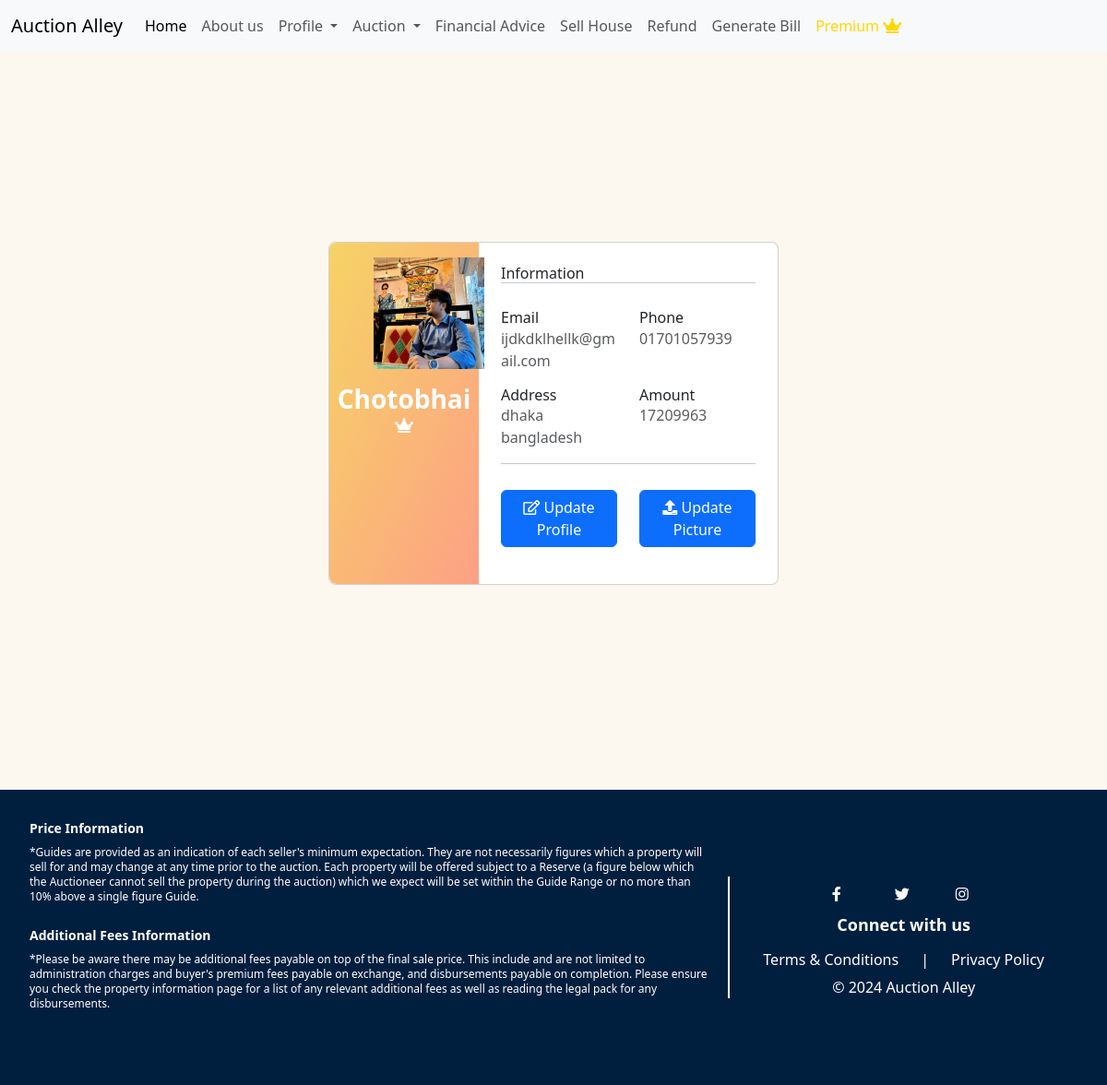
Screenshot of /profile_view/ (signed in) with the database file from the repository.
### User/models.py (models this page shows, shortened)
class Profile(models.Model):
    user = models.OneToOneField(User, primary_key=True, on_delete=models.CASCADE)
    phone = models.CharField(max_length=11)
    address = models.CharField(max_length=100)
    birth_date = models.DateField(null=True, blank=True)
    amount = models.IntegerField(default=0, null=True, blank=True)
    membership_start_date = models.DateTimeField(null=True, blank=True)
    membership_end_date = models.DateTimeField(null=True, blank=True)
    is_premium = models.BooleanField(default=False)
    profile_picture = models.ImageField(upload_to='images/profile_pictures/', null=True, blank=True)
    is_seller = models.BooleanField(default=False)

### User/views.py (the view)
# urls.py: path('profile_view/', views.profile_view, name="profile_view"),
@login_required
def profile_view(request):
    profile = request.user.profile
    won_auctions = Auction.objects.filter(winner=request.user)
    return render(request, 'profile_view.html', {
        'profile': profile,
        'won_auctions': won_auctions
    })

### User/templates/profile_view.html (shortened to what this page needs)
{% extends 'basee.html' %}
{% block content %}
      <section class="vh-100" style="background-color:  rgba(249, 240, 223, 0.5);;">
        <div class="container py-5 h-100">
          <div class="row d-flex justify-content-center align-items-center h-100">
            <div class="col col-lg-6 mb-4 mb-lg-0">
              <div class="card mb-3" style="border-radius: .5rem;">
                <div class="row g-0">
                  <div class="col-md-4 gradient-custom text-center text-white"
                    style="border-top-left-radius: .5rem; border-bottom-left-radius: .5rem;">
                    {%if profile.profile_picture%}
                        <img src="{{ profile.profile_picture.url }}"alt="Avatar" class="img-fluid mx-5 my-3" style="width: 120px;" />
                        <h5 class="fw-bold fs-3">{{ profile.user.username |title }}</h5>
                    {%else%}
                        <img src="https://mdbcdn.b-cdn.net/img/Photos/new-templates/bootstrap-chat/ava1-bg.webp"
                        alt="Avatar" class="img-fluid my-5" style="width: 80px;" />
                        <h5 class="fw-bold fs-3">{{ profile.user.username |title }}</h5>
                    {%endif%}
                    {% if user.profile.is_premium %}
                    <i class="fas fa-crown"></i>
                    {% endif %}
                  </div>
                  <div class="col-md-8">
                    <div class="card-body p-4">
                      <h6>Information</h6>
                      <hr class="mt-0 mb-4">
                      <div class="row pt-1">
                        <div class="col-6 mb-3">
                          <h6>Email</h6>
                          <p class="text-muted">{{ profile.user.email }}</p>
                        </div>
                        <div class="col-6 mb-3">
                          <h6>Phone</h6>
                          <p class="text-muted">{{ profile.phone }}</p>
                        </div>
                        <div class="col-6 mb-3">
                          <h6>Address</h6>
                          <p class="text-muted">{{ profile.address }}</p>
                        </div>
                        <div class="col-6 mb-3">
                          <h6>Amount</h6>
                          <p class="text-muted">{{ profile.amount }}</p>
                        </div>
                      </div>
                      <hr class="mt-0 mb-4">
                      <div class="row pt-1">
                        <div class="col-6 mb-3">
                            <a href="{% url 'User:profile_update' %}" class="btn btn-primary btn-icon">
                                <i class="far fa-edit"></i> Update Profile
                            </a>
                        </div>
                        {% if user.profile.is_premium %}
                            <div class="col-6 mb-3">
                                {%if profile.profile_picture%}
                                <a href="{% url 'User:upload_profile_pic' %}" class="btn btn-primary btn-icon">
                                    <i class="fas fa-upload"></i> Update Picture
                                </a>
                                {%else%}
                                <a href="{% url 'User:upload_profile_pic' %}" class="btn btn-primary btn-icon">
                                    <i class="fas fa-upload"></i> Upload Picture
                                </a>
                                {%endif%}
                            </div>
                        {% endif %}
                      </div>
                    </div>
                  </div>
                </div>
              </div>
            </div>
          </div>
        </div>
      </section>
{% endblock %}

### User/templates/profile_view.html (style rules this page uses)
.gradient-custom { background: linear-gradient(to right bottom, rgba(246, 211, 101, 1), rgba(253, 160, 133, 1)) }

### templates/basee.html (style rules this page uses)
.background-image { background-image: url('https://media.istockphoto.com/id/486232168/photo/real-estate.jpg?s=612x612&w=0&k=20&c=IYEE_YXByOC6-gKPuX5HxaiLJi1RehrC3i0wdJ9799Y='); background-size: cover; background-position: center; min-height: 100vh; background-attachment: fixed; }

### rows the page displays
Profile: profile_picture (picture), user.username "Chotobhai", user.email "ijdkdklhellk@gmail.com", phone "01701057939", address "dhaka bangladesh", amount "17209963"
